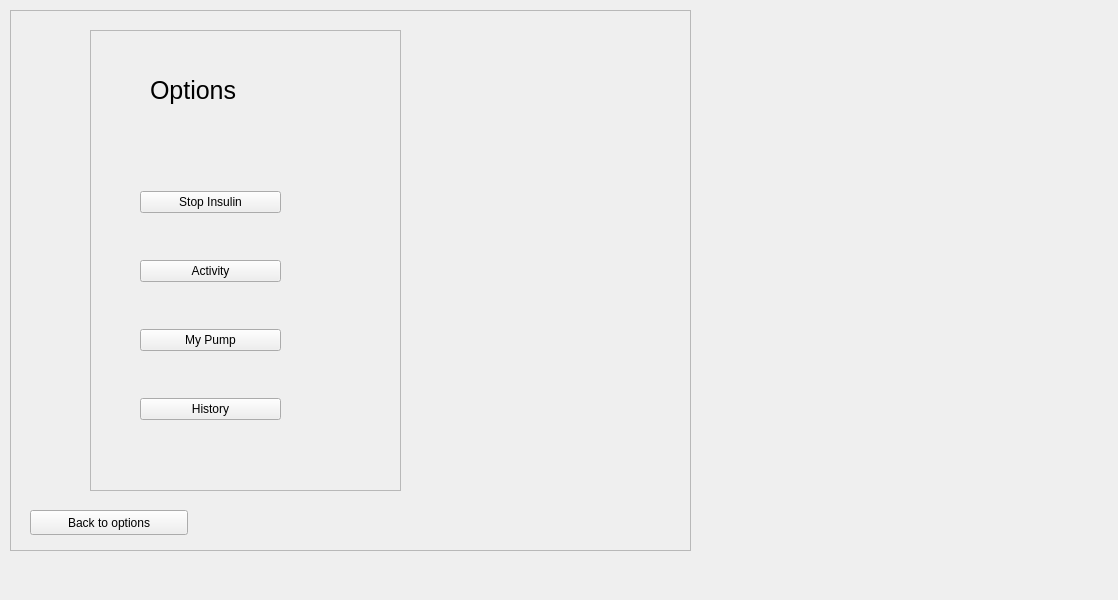
<?xml version="1.0" encoding="UTF-8"?>
<ui version="4.0">
 <class>Options</class>
 <widget class="QWidget" name="Options">
  <property name="geometry">
   <rect>
    <x>0</x>
    <y>0</y>
    <width>1118</width>
    <height>600</height>
   </rect>
  </property>
  <property name="windowTitle">
   <string>Form</string>
  </property>
  <widget class="QFrame" name="frame">
   <property name="geometry">
    <rect>
     <x>90</x>
     <y>30</y>
     <width>311</width>
     <height>461</height>
    </rect>
   </property>
   <property name="frameShape">
    <enum>QFrame::StyledPanel</enum>
   </property>
   <property name="frameShadow">
    <enum>QFrame::Raised</enum>
   </property>
   <widget class="QLabel" name="label">
    <property name="geometry">
     <rect>
      <x>60</x>
      <y>20</y>
      <width>111</width>
      <height>81</height>
     </rect>
    </property>
    <property name="font">
     <font>
      <pointsize>19</pointsize>
     </font>
    </property>
    <property name="text">
     <string>Options</string>
    </property>
   </widget>
   <widget class="QWidget" name="verticalLayoutWidget">
    <property name="geometry">
     <rect>
      <x>50</x>
      <y>120</y>
      <width>141</width>
      <height>311</height>
     </rect>
    </property>
    <layout class="QVBoxLayout" name="verticalLayout_3">
     <item>
      <widget class="QPushButton" name="stopinsulin">
       <property name="text">
        <string>Stop Insulin</string>
       </property>
      </widget>
     </item>
     <item>
      <widget class="QPushButton" name="activity">
       <property name="text">
        <string>Activity</string>
       </property>
      </widget>
     </item>
     <item>
      <widget class="QPushButton" name="mypump">
       <property name="text">
        <string>My Pump</string>
       </property>
      </widget>
     </item>
     <item>
      <widget class="QPushButton" name="history">
       <property name="text">
        <string>History</string>
       </property>
      </widget>
     </item>
    </layout>
   </widget>
  </widget>
  <widget class="QFrame" name="frame_2">
   <property name="geometry">
    <rect>
     <x>10</x>
     <y>10</y>
     <width>681</width>
     <height>541</height>
    </rect>
   </property>
   <property name="frameShape">
    <enum>QFrame::StyledPanel</enum>
   </property>
   <property name="frameShadow">
    <enum>QFrame::Raised</enum>
   </property>
   <widget class="QPushButton" name="back_btn">
    <property name="geometry">
     <rect>
      <x>20</x>
      <y>500</y>
      <width>158</width>
      <height>25</height>
     </rect>
    </property>
    <property name="text">
     <string>Back to options</string>
    </property>
   </widget>
   <widget class="QStackedWidget" name="stackedWidget">
    <property name="geometry">
     <rect>
      <x>20</x>
      <y>20</y>
      <width>621</width>
      <height>471</height>
     </rect>
    </property>
    <property name="currentIndex">
     <number>0</number>
    </property>
    <widget class="MyPumpScreen" name="mypumpscreen"/>
    <widget class="ActivityScreen" name="activityscreen"/>
    <widget class="Profilescreen" name="profilescreen"/>
    <widget class="ControlIqScreen" name="controliqscreen"/>
   </widget>
  </widget>
 </widget>
 <customwidgets>
  <customwidget>
   <class>MyPumpScreen</class>
   <extends>QWidget</extends>
   <header>mypumpscreen.h</header>
  </customwidget>
  <customwidget>
   <class>ActivityScreen</class>
   <extends>QWidget</extends>
   <header>activityscreen.h</header>
  </customwidget>
  <customwidget>
   <class>Profilescreen</class>
   <extends>QWidget</extends>
   <header>profilescreen.h</header>
  </customwidget>
  <customwidget>
   <class>ControlIqScreen</class>
   <extends>QWidget</extends>
   <header>controliqscreen.h</header>
  </customwidget>
 </customwidgets>
 <resources/>
 <connections/>
</ui>
